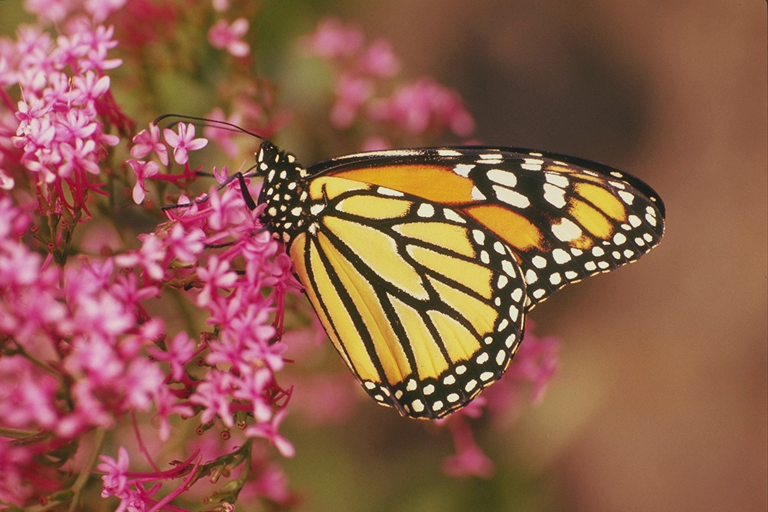
#> input picture data/monarch.bmp, 768 x 512 px, found by its file name
$ python gaussnoise.py
#> lines starting #> are read from the running program, lines starting #| are printed output that depends on the picture
#> further down, img is the input picture: shape (512, 768, 3); mean B, G, R 75, 93, 143.5
import cv2
import numpy as np


def Gaussnoise_func(image, mean=0, var=0.225):
    '''
    添加高斯噪声
    mean : 均值
    var : 方差
    '''
#> called with mean = 0, var = 0.225
    image = np.array(image / 255, dtype=float)  # 将像素值归一
    noise = np.random.normal(mean, var ** 0.5, image.shape)  # 产生高斯噪声
    out = image + noise  # 直接将归一化的图片与噪声相加
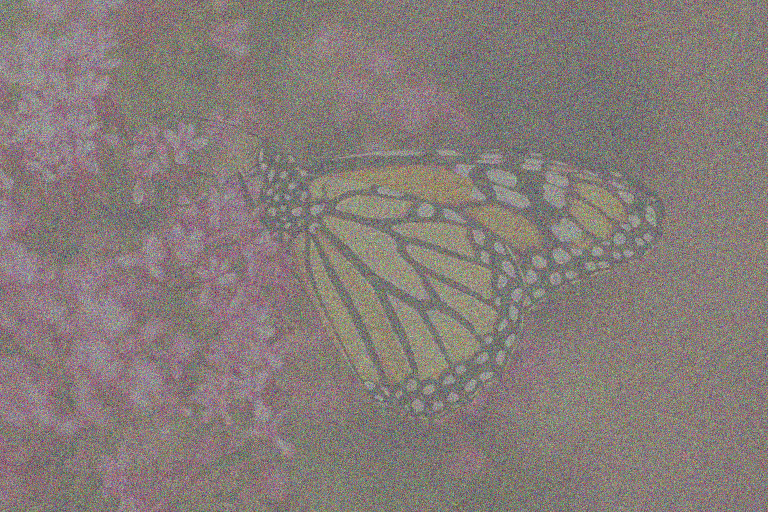
#> out: shape (512, 768, 3) float64; mean of channels 0, 1, 2 0.294, 0.366, 0.563; drawn with min black and max white

    '''
    将值限制在(-1/0,1)间，然后乘255恢复
    '''
    if out.min() < 0:
        low_clip = -1.
    else:
        low_clip = 0.

    out = np.clip(out, low_clip, 1.0)
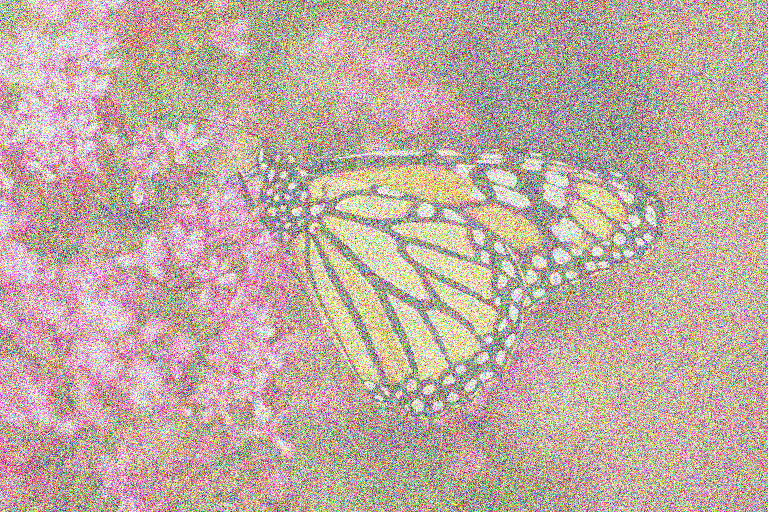
#> out: shape (512, 768, 3) float64; mean of channels 0, 1, 2 0.276, 0.34, 0.507; drawn with min black and max white
    out = np.uint8(out * 255)
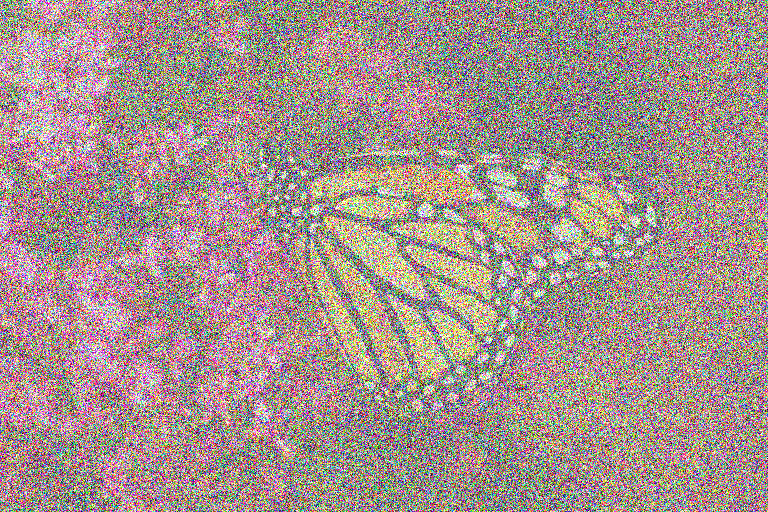
#> out: shape (512, 768, 3); mean of channels 0, 1, 2 141.2, 145.9, 163.5; drawn as B, G, R
    return out

    # 按间距中的绿色按钮以运行脚本。


# if __name__ == '__main__':
print('test')

img = cv2.imread("monarch.bmp")
img_r = Gaussnoise_func(img, 0, 0.225)

cv2.imwrite('./monarch_noised.png', img_r)
# 访问 https://www.jetbrains.com/help/pycharm/ 获取 PyCharm 帮助

$ run again, with data/noised.png saved as data/monarch.bmp
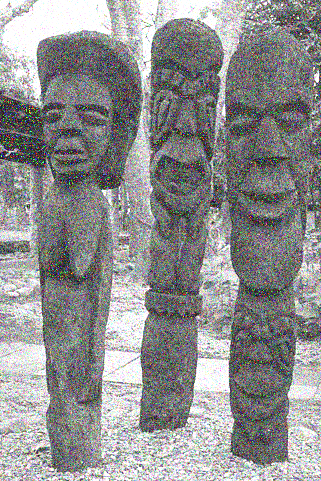
#> input picture data/noised.png, 321 x 481 px, found by its file name
#> img is the input picture: shape (481, 321, 3); mean B, G, R 144, 143.7, 143.8
#> in Gaussnoise_func, `out = np.clip(out, low_clip, 1.0)`:
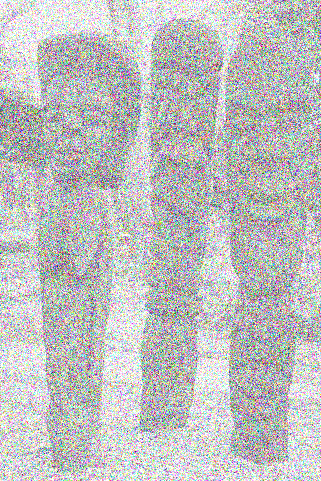
#> out: shape (481, 321, 3) float64; mean of channels 0, 1, 2 0.502, 0.502, 0.501; drawn with min black and max white
#> in Gaussnoise_func, `out = np.uint8(out * 255)`:
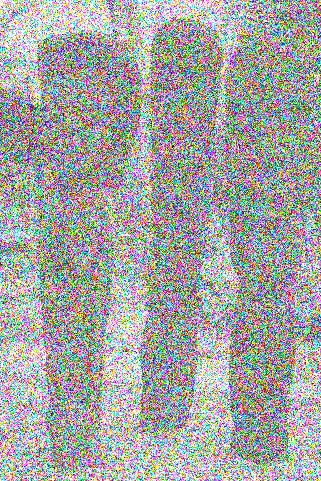
#> out: shape (481, 321, 3); mean of channels 0, 1, 2 164.9, 165, 164.8; drawn as B, G, R
